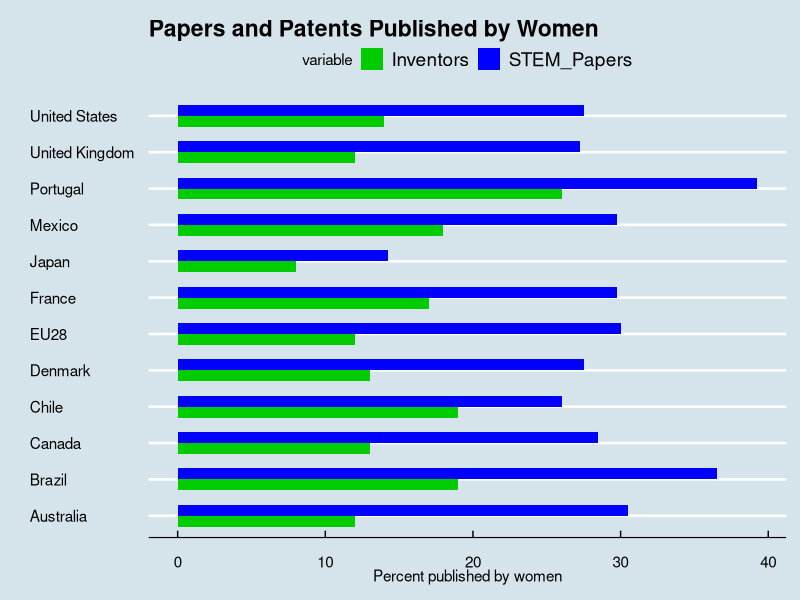

The R source for this figure:
## ---- chunk 1
knitr::opts_chunk$set(echo = TRUE)
## ---- chunk 2
library(tidyverse)
library(dplyr)
library(ggplot2)
library(ggthemes)
library(ggrepel)
library(reshape2)

EconomistWomenResearch <- read_csv("EconomistWomenResearch.csv")

EconomistWomenResearch2 <- EconomistWomenResearch %>%
  mutate(STEM_Papers = ((Health_sciences + Physical_sciences + Engineering + Computer_science_math)/4)) %>%
  mutate(Inventors = WomenInventors) %>%
  select(Country, Inventors, STEM_Papers)

EconomistWomenResearch2$Inventors <- EconomistWomenResearch2$Inventors * 100

EconomistWomenResearch2$STEM_Papers <- EconomistWomenResearch2$STEM_Papers * 100

#using melt from reshape2
meltedEWR2 <- melt(data = EconomistWomenResearch2, id.vars = "Country", measure.vars = c("Inventors", "STEM_Papers"))
## ---- chunk 3
# plot my data
ggplot(meltedEWR2, aes(y=value, x=Country)) + 
  geom_bar(aes(fill = variable), width = 0.6, position = position_dodge(width=0.6), stat="identity") +
  theme(axis.text.x = element_text(angle = 90, hjust = 1)) + ggtitle("Papers and Patents Published by Women") +
  labs(y="Percent published by women") +
  labs(x=" ") +
  theme_economist() +
  coord_flip() +
  scale_fill_manual(values=c("#00CC00", "#0000FF"))

